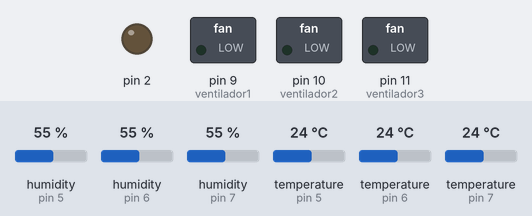
The program below on a simulated Arduino Nano, built with avr-gcc and run on an emulated ATmega328P. On the bench: switched loads named in the program (green lamp = pin HIGH), output pins drawn as LEDs (lit = HIGH). The inputs (shaded band) are chosen by the test bench; at power-on: temperature (sensors on pin 5, pin 7, pin 6) 24 °C, humidity (sensors on pin 5, pin 6, pin 7) 55 %.

Above: at 2.9 s.
3.0 s: temperature (sensor on pin 5) set to 28 °C
5.8 s: temperature (sensor on pin 5) set to 31 °C
At 6.9 s:
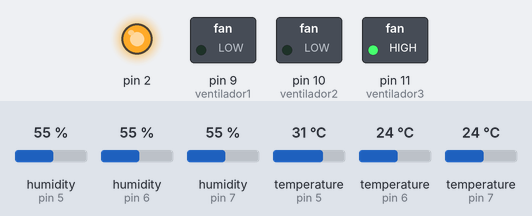
8.6 s: temperature (sensor on pin 7) set to 28 °C
11.4 s: temperature (sensor on pin 7) set to 31 °C
At 14.7 s:
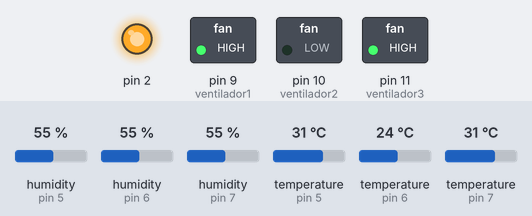
15.0 s: temperature (sensor on pin 5) set to 12 °C
At 17.7 s:
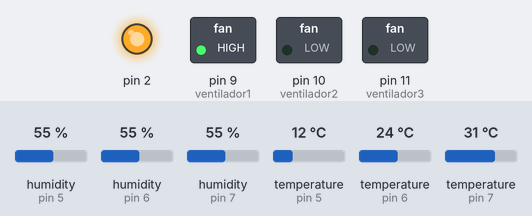
18.3 s: temperature (sensor on pin 5) set to 33 °C
At 20.1 s:
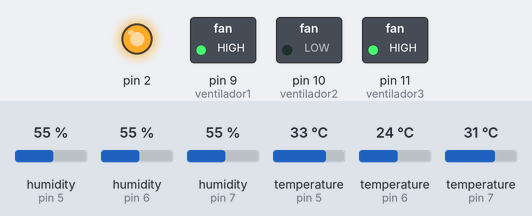
Timing chart, 0 to 21.6 s (numbered marks = the images above; inputs shaded):
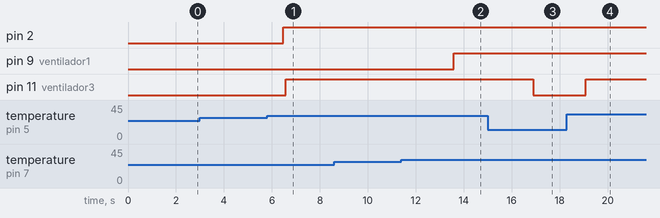

The program:

main.cpp
```cpp
#include <Arduino.h>
#include <Adafruit_Sensor.h>
#include <Wire.h>
#include <DHT.h>
#include <DHT_U.h>

#define ventilador1 9
#define ventilador2 10
#define ventilador3 11
#define HT1 5
#define HT2 6
#define HT3 7

#define DHTTYPE DHT11

int temp;

DHT dht1(HT1, DHTTYPE);
DHT dht2(HT2, DHTTYPE);
DHT dht3(HT3, DHTTYPE);

class Ventilar1 {
  private:
    byte pinVENT1;
    byte pinTEMP1;

    boolean ventState1 = LOW;
    boolean tempState1 = HIGH;


  public:
    Ventilar1(byte pinVENT1, byte pinTEMP1) {
      this->pinVENT1 = pinVENT1;
      this->pinTEMP1 = pinTEMP1;

      pinMode(pinVENT1, OUTPUT);
      pinMode(pinTEMP1, INPUT);
      Serial.begin(9600);
    }

  void Temperatura1(){
      Serial.print("Temperatura1: ");
      Serial.print(dht1.readTemperature());
      Serial.println(" ºC--dht1");
      Serial.println(" ");
      delay(100);
      Serial.println(" ");

      if(temp>=29.50) {

          analogWrite(ventilador1,255); //Encendemos el ventilador
        }
      else {
          analogWrite(ventilador1,0);
        }
        temp= dht1.readTemperature();

    }
};


class Ventilar2 {
  private:
    byte pinVENT2;
    byte pinTEMP2;

    boolean ventState2 = LOW;
    boolean tempState2 = HIGH;


  public:
    Ventilar2(byte pinVENT2, byte pinTEMP2) {
      this->pinVENT2 = pinVENT2;
      this->pinTEMP2 = pinTEMP2;

      pinMode(pinVENT2, OUTPUT);
      pinMode(pinTEMP2, INPUT);
      Serial.begin(9600);
    }

  void Temperatura2(){
      Serial.print("Temperatura2: ");
      Serial.print(dht2.readTemperature());
      Serial.println(" ºC--dht1");
      Serial.println(" ");
      delay(100);
      Serial.println(" ");

      if(temp>=29.50) {

          analogWrite(2,255); //Encendemos el ventilador
        }
      else {
          analogWrite(ventilador2,0);
        }
        temp= dht1.readTemperature();

    }
};

class Ventilar3 {
  private:
    byte pinVENT3;
    byte pinTEMP3;

    boolean ventState3 = LOW;
    boolean tempState3 = HIGH;


  public:
    Ventilar3(byte pinVENT2, byte pinTEMP2){
      this->pinVENT3 = pinVENT3;
      this->pinTEMP3 = pinTEMP3;

      pinMode(pinVENT3, OUTPUT);
      pinMode(pinTEMP3, INPUT);
      Serial.begin(9600);
    }

  void Temperatura3(){
      Serial.print("Temperatura3: ");
      Serial.print(dht3.readTemperature());
      Serial.println(" ºC--dht3");
      Serial.println(" ");
      delay(100);
      Serial.println(" ");

      if(temp>=29.50) {

          analogWrite(ventilador3,255); //Encendemos el ventilador
        }
      else {
          analogWrite(ventilador3,0);
        }
        temp= dht3.readTemperature();

    }
};


Ventilar1 vent1 = Ventilar1(ventilador1, HT1);
Ventilar2 vent2 = Ventilar2(ventilador2, HT2);
Ventilar3 vent3 = Ventilar3(ventilador3, HT3);

void setup() {
  dht1.begin();
  dht2.begin();
  dht3.begin();
}

void loop() {
  vent1.Temperatura1();
  vent2.Temperatura2();
  vent3.Temperatura3();
}
```

Measured:
- the behaviour switches between 29 and 30 °C on temperature (sensor on pin 5) (found by bisection; images 0 and 1)
- the behaviour switches between 29 and 30 °C on temperature (sensor on pin 7) (found by bisection; images 1 and 2)
- after the input at 3.0 s, every drawn part: stays the same
- after the input at 5.8 s, pin 2: LOW → HIGH after 0.68 s; pin 11 (ventilador3): LOW → HIGH after 0.78 s
- after the input at 8.6 s, every drawn part: stays the same
- after the input at 11.4 s, pin 9 (ventilador1): LOW → HIGH after 2.2 s
- after the input at 15.0 s, pin 11 (ventilador3): HIGH → LOW after 1.9 s
- after the input at 18.3 s, pin 11 (ventilador3): LOW → HIGH after 0.78 s
